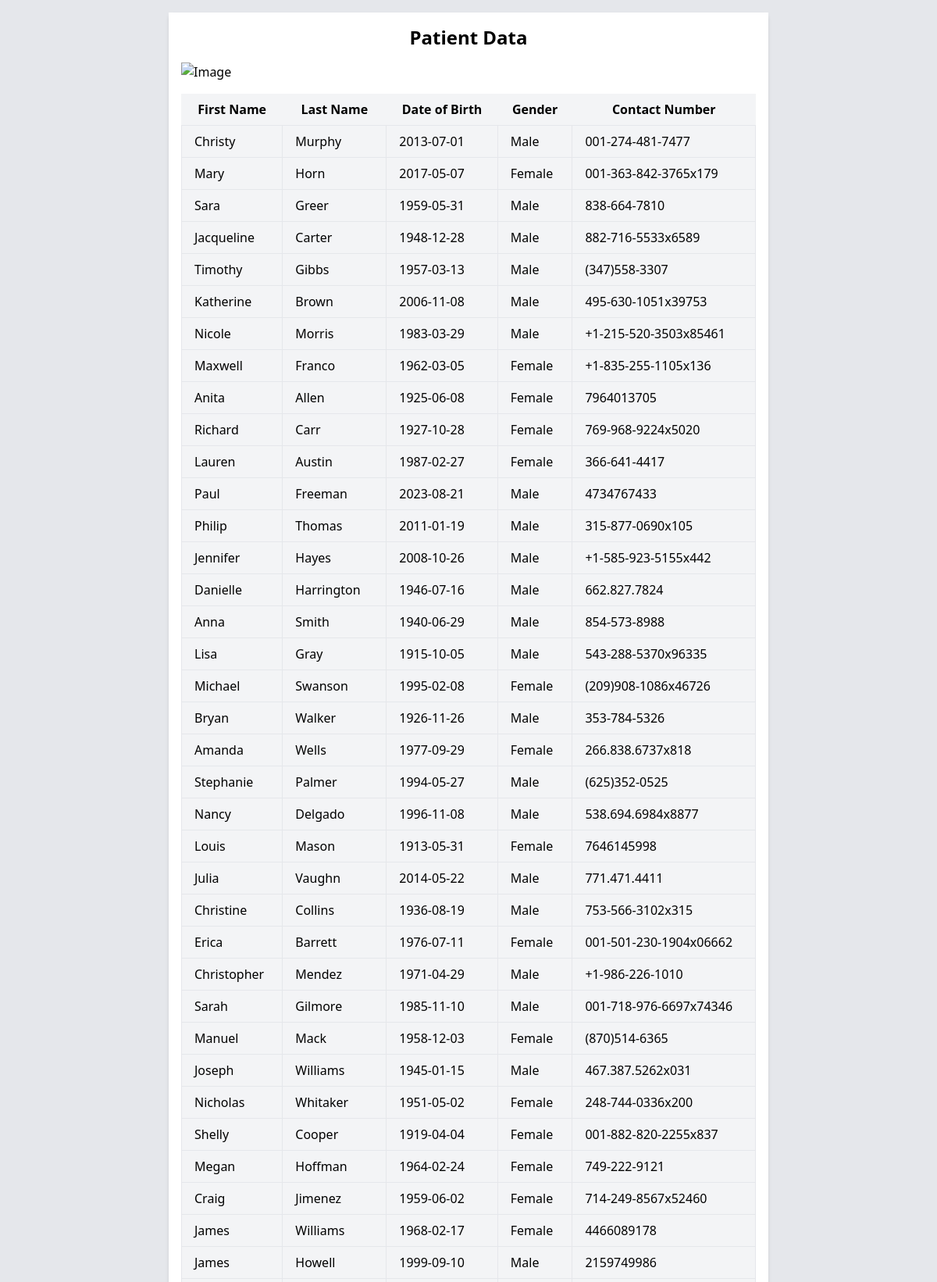
The page / (upper part) on the database its author committed.
### db.py (models this page shows)
class Patient(Base):
    __tablename__ = 'patients'
    id = Column(Integer, primary_key=True)
    first_name = Column(String(50), nullable=False)
    last_name = Column(String(50), nullable=False)
    date_of_birth = Column(Date, nullable=False)
    gender = Column(String(10), nullable=False)
    contact_number = Column(String(15))
    records = relationship('MedicalRecord', back_populates='patient')

### app.py (the view)
@app.route('/')
def index():
    patients = session.query(Patient).all()
    return render_template('index_tailwind.html', patients=patients)

### templates/index_tailwind.html (shortened to what this page needs)
<!DOCTYPE html>
<html lang="en">
<head>
    <script src="https://cdn.tailwindcss.com"></script>
</head>
<body class="bg-gray-200 p-4">
    <div class="max-w-screen-md mx-auto bg-white p-4 shadow-md">
        <h1 class="text-2xl font-bold mb-4 text-center">Patient Data</h1>
        <img src="https://alyssa-cdn.azureedge.net/exampleflask17/sun-blasts-a-m66-flare.jpg" alt="Image" class="mx-auto mb-4 items-center">
        <table class="table-auto w-full bg-gray-100">
            <thead>
                <tr>
                    <th class="px-4 py-2">First Name</th>
                    <th class="px-4 py-2">Last Name</th>
                    <th class="px-4 py-2">Date of Birth</th>
                    <th class="px-4 py-2">Gender</th>
                    <th class="px-4 py-2">Contact Number</th>
                </tr>
            </thead>
            <tbody>
                {% for patient in patients %}
                    <tr>
                        <td class="border px-4 py-2">{{ patient.first_name }}</td>
                        <td class="border px-4 py-2">{{ patient.last_name }}</td>
                        <td class="border px-4 py-2">{{ patient.date_of_birth }}</td>
                        <td class="border px-4 py-2">{{ patient.gender }}</td>
                        <td class="border px-4 py-2">{{ patient.contact_number }}</td>
                    </tr>
                {% endfor %}
            </tbody>
        </table>
    </div>
</body>
</html>

### rows shown on the page
Patient: first_name "Christy", last_name "Murphy", date_of_birth "2013-07-01", gender "Male", contact_number "001-274-481-7477"
Patient: first_name "Mary", last_name "Horn", date_of_birth "2017-05-07", gender "Female", contact_number "001-363-842-3765x179"
Patient: first_name "Sara", last_name "Greer", date_of_birth "1959-05-31", gender "Male", contact_number "838-664-7810"
Patient: first_name "Jacqueline", last_name "Carter", date_of_birth "1948-12-28", gender "Male", contact_number "882-716-5533x6589"
Patient: first_name "Timothy", last_name "Gibbs", date_of_birth "1957-03-13", gender "Male", contact_number "(347)558-3307"
Patient: first_name "Katherine", last_name "Brown", date_of_birth "2006-11-08", gender "Male", contact_number "495-630-1051x39753"
Patient: first_name "Nicole", last_name "Morris", date_of_birth "1983-03-29", gender "Male", contact_number "+1-215-520-3503x85461"
Patient: first_name "Maxwell", last_name "Franco", date_of_birth "1962-03-05", gender "Female", contact_number "+1-835-255-1105x136"
Patient: first_name "Anita", last_name "Allen", date_of_birth "1925-06-08", gender "Female", contact_number "7964013705"
Patient: first_name "Richard", last_name "Carr", date_of_birth "1927-10-28", gender "Female", contact_number "769-968-9224x5020"
Patient: first_name "Lauren", last_name "Austin", date_of_birth "1987-02-27", gender "Female", contact_number "366-641-4417"
Patient: first_name "Paul", last_name "Freeman", date_of_birth "2023-08-21", gender "Male", contact_number "4734767433"
Patient: first_name "Philip", last_name "Thomas", date_of_birth "2011-01-19", gender "Male", contact_number "315-877-0690x105"
Patient: first_name "Jennifer", last_name "Hayes", date_of_birth "2008-10-26", gender "Male", contact_number "+1-585-923-5155x442"
Patient: first_name "Danielle", last_name "Harrington", date_of_birth "1946-07-16", gender "Male", contact_number "662.827.7824"
Patient: first_name "Anna", last_name "Smith", date_of_birth "1940-06-29", gender "Male", contact_number "854-573-8988"
Patient: first_name "Lisa", last_name "Gray", date_of_birth "1915-10-05", gender "Male", contact_number "543-288-5370x96335"
Patient: first_name "Michael", last_name "Swanson", date_of_birth "1995-02-08", gender "Female", contact_number "(209)908-1086x46726"
Patient: first_name "Bryan", last_name "Walker", date_of_birth "1926-11-26", gender "Male", contact_number "353-784-5326"
Patient: first_name "Amanda", last_name "Wells", date_of_birth "1977-09-29", gender "Female", contact_number "266.838.6737x818"
Patient: first_name "Stephanie", last_name "Palmer", date_of_birth "1994-05-27", gender "Male", contact_number "(625)352-0525"
Patient: first_name "Nancy", last_name "Delgado", date_of_birth "1996-11-08", gender "Male", contact_number "538.694.6984x8877"
Patient: first_name "Louis", last_name "Mason", date_of_birth "1913-05-31", gender "Female", contact_number "7646145998"
Patient: first_name "Julia", last_name "Vaughn", date_of_birth "2014-05-22", gender "Male", contact_number "771.471.4411"
Patient: first_name "Christine", last_name "Collins", date_of_birth "1936-08-19", gender "Male", contact_number "753-566-3102x315"
Patient: first_name "Erica", last_name "Barrett", date_of_birth "1976-07-11", gender "Female", contact_number "001-501-230-1904x06662"
Patient: first_name "Christopher", last_name "Mendez", date_of_birth "1971-04-29", gender "Male", contact_number "+1-986-226-1010"
Patient: first_name "Sarah", last_name "Gilmore", date_of_birth "1985-11-10", gender "Male", contact_number "001-718-976-6697x74346"
Patient: first_name "Manuel", last_name "Mack", date_of_birth "1958-12-03", gender "Female", contact_number "(870)514-6365"
Patient: first_name "Joseph", last_name "Williams", date_of_birth "1945-01-15", gender "Male", contact_number "467.387.5262x031"
Patient: first_name "Nicholas", last_name "Whitaker", date_of_birth "1951-05-02", gender "Female", contact_number "248-744-0336x200"
Patient: first_name "Shelly", last_name "Cooper", date_of_birth "1919-04-04", gender "Female", contact_number "001-882-820-2255x837"
Patient: first_name "Megan", last_name "Hoffman", date_of_birth "1964-02-24", gender "Female", contact_number "749-222-9121"
Patient: first_name "Craig", last_name "Jimenez", date_of_birth "1959-06-02", gender "Female", contact_number "714-249-8567x52460"
Patient: first_name "James", last_name "Williams", date_of_birth "1968-02-17", gender "Female", contact_number "4466089178"
Patient: first_name "James", last_name "Howell", date_of_birth "1999-09-10", gender "Male", contact_number "2159749986"
